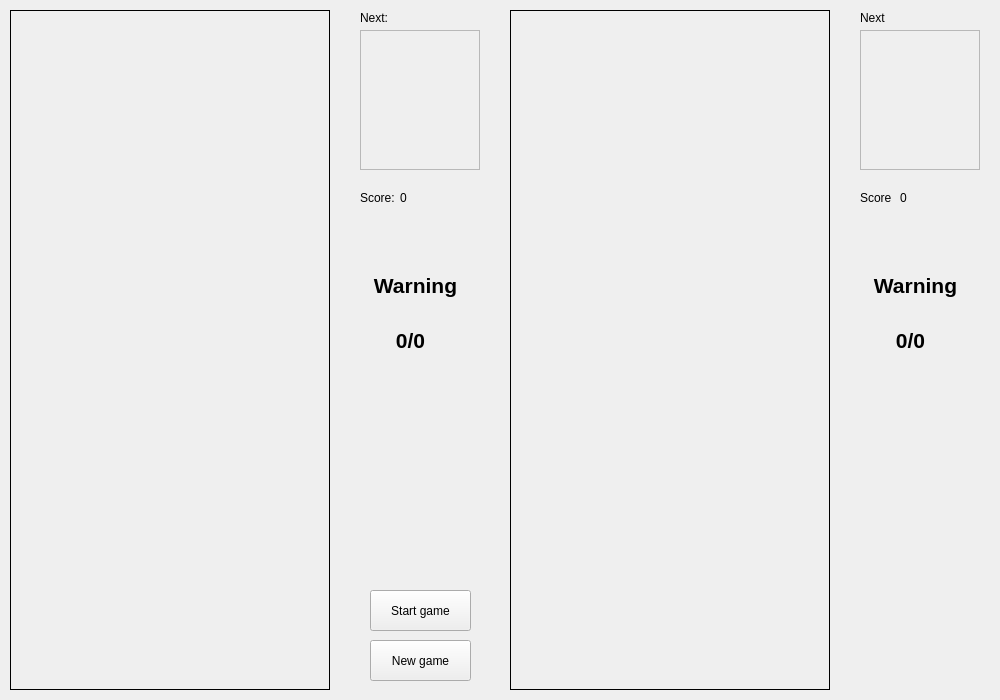
<?xml version="1.0" encoding="UTF-8"?>
<ui version="4.0">
 <class>MainWindow</class>
 <widget class="QMainWindow" name="MainWindow">
  <property name="geometry">
   <rect>
    <x>0</x>
    <y>0</y>
    <width>1000</width>
    <height>700</height>
   </rect>
  </property>
  <property name="minimumSize">
   <size>
    <width>1000</width>
    <height>700</height>
   </size>
  </property>
  <property name="maximumSize">
   <size>
    <width>1000</width>
    <height>700</height>
   </size>
  </property>
  <property name="windowTitle">
   <string>MainWindow</string>
  </property>
  <widget class="QWidget" name="centralWidget">
   <property name="minimumSize">
    <size>
     <width>1000</width>
     <height>700</height>
    </size>
   </property>
   <property name="maximumSize">
    <size>
     <width>1000</width>
     <height>700</height>
    </size>
   </property>
   <widget class="QFrame" name="frm_main">
    <property name="geometry">
     <rect>
      <x>10</x>
      <y>10</y>
      <width>320</width>
      <height>680</height>
     </rect>
    </property>
    <property name="autoFillBackground">
     <bool>false</bool>
    </property>
    <property name="styleSheet">
     <string notr="true">#frm_main{border:1px solid rgb(0,0,0)}
</string>
    </property>
    <property name="frameShape">
     <enum>QFrame::StyledPanel</enum>
    </property>
    <property name="frameShadow">
     <enum>QFrame::Raised</enum>
    </property>
    <property name="lineWidth">
     <number>1</number>
    </property>
    <property name="midLineWidth">
     <number>0</number>
    </property>
   </widget>
   <widget class="QFrame" name="frm_next">
    <property name="geometry">
     <rect>
      <x>360</x>
      <y>30</y>
      <width>120</width>
      <height>140</height>
     </rect>
    </property>
    <property name="autoFillBackground">
     <bool>false</bool>
    </property>
    <property name="frameShape">
     <enum>QFrame::StyledPanel</enum>
    </property>
    <property name="frameShadow">
     <enum>QFrame::Raised</enum>
    </property>
   </widget>
   <widget class="QLabel" name="lbl_next">
    <property name="geometry">
     <rect>
      <x>360</x>
      <y>10</y>
      <width>31</width>
      <height>16</height>
     </rect>
    </property>
    <property name="text">
     <string>Next:</string>
    </property>
   </widget>
   <widget class="QPushButton" name="btn_new">
    <property name="geometry">
     <rect>
      <x>370</x>
      <y>640</y>
      <width>101</width>
      <height>41</height>
     </rect>
    </property>
    <property name="text">
     <string>New game</string>
    </property>
   </widget>
   <widget class="QPushButton" name="btn_start">
    <property name="geometry">
     <rect>
      <x>370</x>
      <y>590</y>
      <width>101</width>
      <height>41</height>
     </rect>
    </property>
    <property name="text">
     <string>Start game</string>
    </property>
   </widget>
   <widget class="QLabel" name="lbl_score_text">
    <property name="geometry">
     <rect>
      <x>360</x>
      <y>190</y>
      <width>41</width>
      <height>16</height>
     </rect>
    </property>
    <property name="text">
     <string>Score:</string>
    </property>
   </widget>
   <widget class="QLabel" name="lbl_score">
    <property name="geometry">
     <rect>
      <x>400</x>
      <y>190</y>
      <width>60</width>
      <height>16</height>
     </rect>
    </property>
    <property name="text">
     <string>0</string>
    </property>
    <property name="alignment">
     <set>Qt::AlignLeading|Qt::AlignLeft|Qt::AlignVCenter</set>
    </property>
   </widget>
   <widget class="QFrame" name="frm2_main">
    <property name="geometry">
     <rect>
      <x>510</x>
      <y>10</y>
      <width>320</width>
      <height>680</height>
     </rect>
    </property>
    <property name="font">
     <font>
      <pointsize>16</pointsize>
     </font>
    </property>
    <property name="styleSheet">
     <string notr="true">#frm2_main{border:1px solid rgb(0,0,0)}</string>
    </property>
    <property name="frameShape">
     <enum>QFrame::StyledPanel</enum>
    </property>
    <property name="frameShadow">
     <enum>QFrame::Raised</enum>
    </property>
   </widget>
   <widget class="QFrame" name="frm2_next">
    <property name="geometry">
     <rect>
      <x>860</x>
      <y>30</y>
      <width>120</width>
      <height>140</height>
     </rect>
    </property>
    <property name="frameShape">
     <enum>QFrame::StyledPanel</enum>
    </property>
    <property name="frameShadow">
     <enum>QFrame::Raised</enum>
    </property>
   </widget>
   <widget class="QLabel" name="lbl2_next">
    <property name="geometry">
     <rect>
      <x>860</x>
      <y>10</y>
      <width>31</width>
      <height>16</height>
     </rect>
    </property>
    <property name="text">
     <string>Next</string>
    </property>
   </widget>
   <widget class="QLabel" name="lbl2_score_text">
    <property name="geometry">
     <rect>
      <x>860</x>
      <y>190</y>
      <width>41</width>
      <height>16</height>
     </rect>
    </property>
    <property name="text">
     <string>Score</string>
    </property>
   </widget>
   <widget class="QLabel" name="lbl2_score">
    <property name="geometry">
     <rect>
      <x>900</x>
      <y>190</y>
      <width>60</width>
      <height>16</height>
     </rect>
    </property>
    <property name="text">
     <string>0</string>
    </property>
   </widget>
   <widget class="QLabel" name="lbl2_warning">
    <property name="geometry">
     <rect>
      <x>860</x>
      <y>260</y>
      <width>111</width>
      <height>51</height>
     </rect>
    </property>
    <property name="font">
     <font>
      <family>Arial</family>
      <pointsize>16</pointsize>
      <weight>75</weight>
      <bold>true</bold>
     </font>
    </property>
    <property name="text">
     <string>Warning</string>
    </property>
    <property name="alignment">
     <set>Qt::AlignCenter</set>
    </property>
   </widget>
   <widget class="QLabel" name="lbl_warning">
    <property name="geometry">
     <rect>
      <x>360</x>
      <y>260</y>
      <width>111</width>
      <height>51</height>
     </rect>
    </property>
    <property name="font">
     <font>
      <family>Arial</family>
      <pointsize>16</pointsize>
      <weight>75</weight>
      <bold>true</bold>
     </font>
    </property>
    <property name="text">
     <string>Warning</string>
    </property>
    <property name="alignment">
     <set>Qt::AlignCenter</set>
    </property>
   </widget>
   <widget class="QLabel" name="lbl_warning_num">
    <property name="geometry">
     <rect>
      <x>360</x>
      <y>320</y>
      <width>101</width>
      <height>41</height>
     </rect>
    </property>
    <property name="font">
     <font>
      <family>Arial</family>
      <pointsize>16</pointsize>
      <weight>75</weight>
      <bold>true</bold>
     </font>
    </property>
    <property name="text">
     <string>0/0</string>
    </property>
    <property name="alignment">
     <set>Qt::AlignCenter</set>
    </property>
   </widget>
   <widget class="QLabel" name="lbl2_warning_num">
    <property name="geometry">
     <rect>
      <x>860</x>
      <y>320</y>
      <width>101</width>
      <height>41</height>
     </rect>
    </property>
    <property name="font">
     <font>
      <family>Arial</family>
      <pointsize>16</pointsize>
      <weight>75</weight>
      <bold>true</bold>
     </font>
    </property>
    <property name="text">
     <string>0/0</string>
    </property>
    <property name="alignment">
     <set>Qt::AlignCenter</set>
    </property>
   </widget>
  </widget>
 </widget>
 <layoutdefault spacing="6" margin="11"/>
 <resources/>
 <connections/>
</ui>
